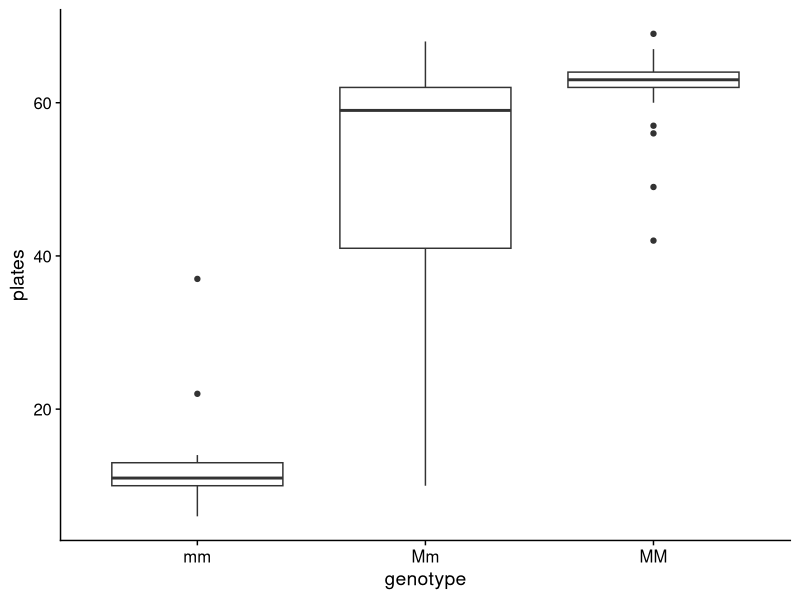
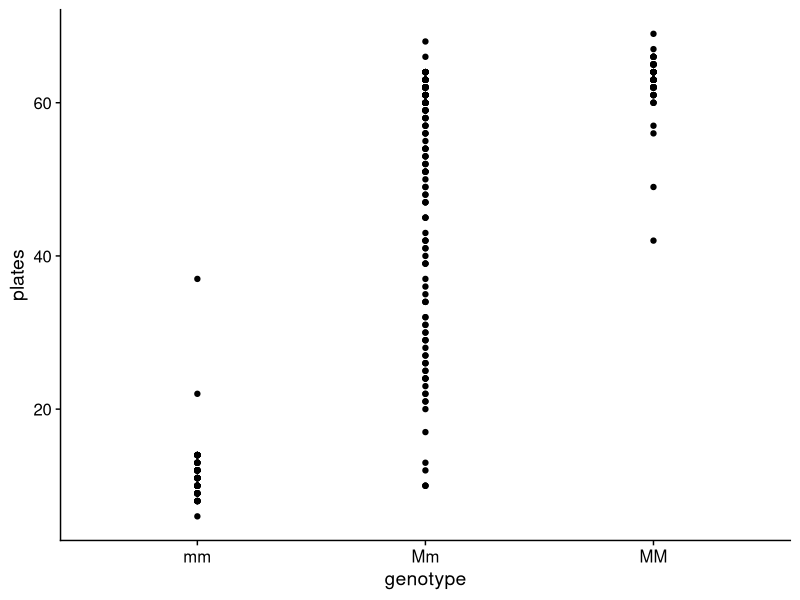
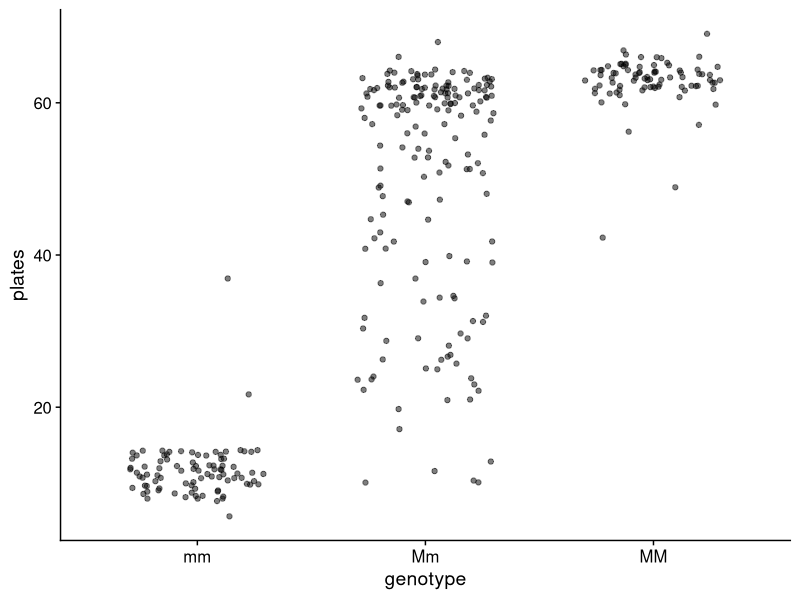
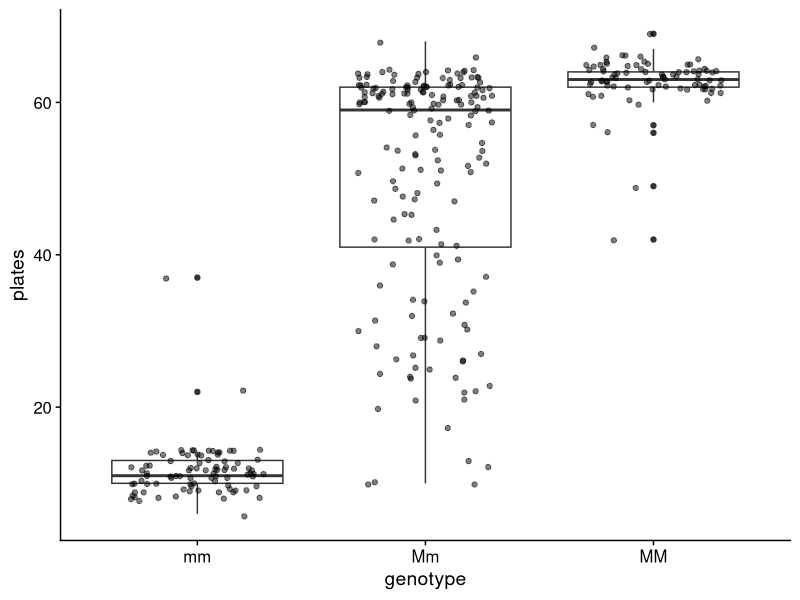

R code for these plots, in order:
## ---- chunk 1
library(tidyverse)
library(cowplot)
theme_set(theme_cowplot())

SticklebackPlates <- read_csv("../data/Stickleback_Plates.csv")

## ---- chunk 2

ggplot(SticklebackPlates, aes(x = genotype, y = plates)) +
  geom_boxplot()
## ---- chunk 3
ggplot(SticklebackPlates, aes(x = genotype, y = plates)) +
  geom_point()
## ---- chunk 4
ggplot(SticklebackPlates, aes(x = genotype, y = plates)) +
  geom_point(position = position_jitter(width = 0.3), alpha = 0.5)
## ---- chunk 5

ggplot(SticklebackPlates, aes(x = genotype, y = plates)) +
  geom_boxplot() +
  geom_point(position = position_jitter(width = 0.3), alpha = 0.5)
  
